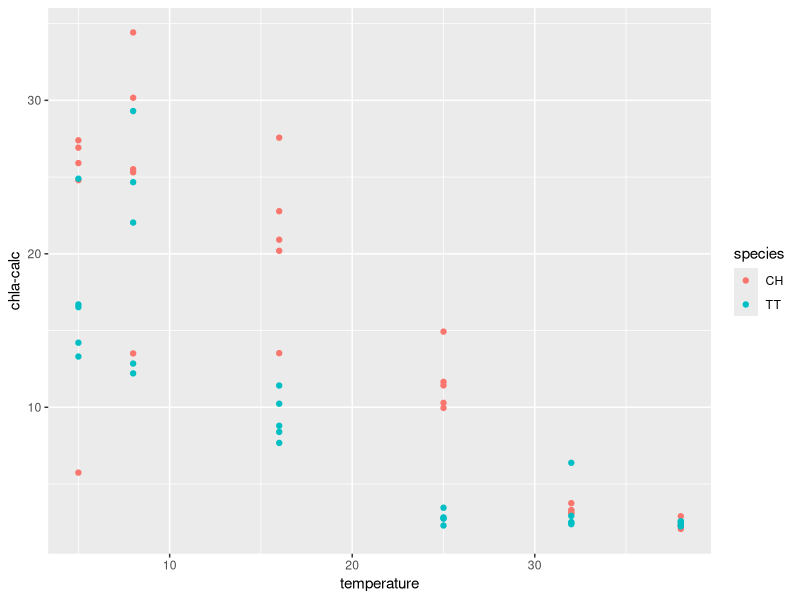
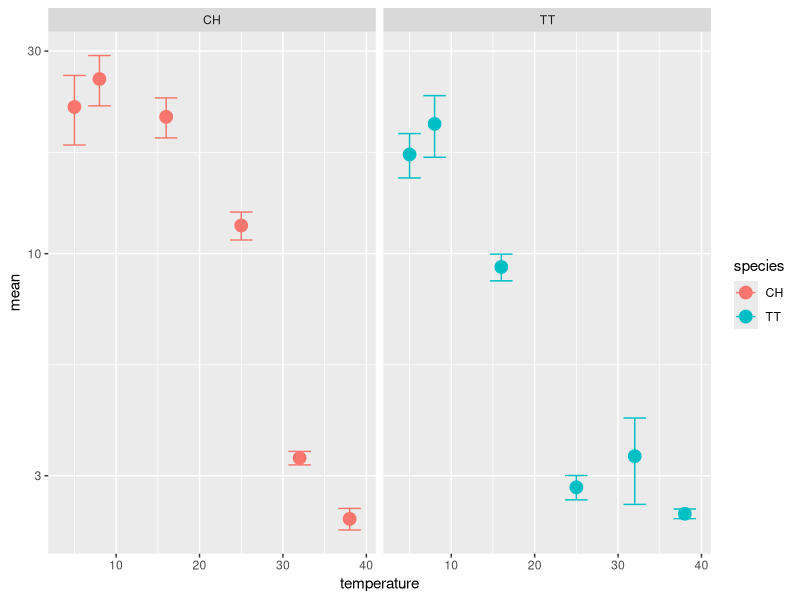
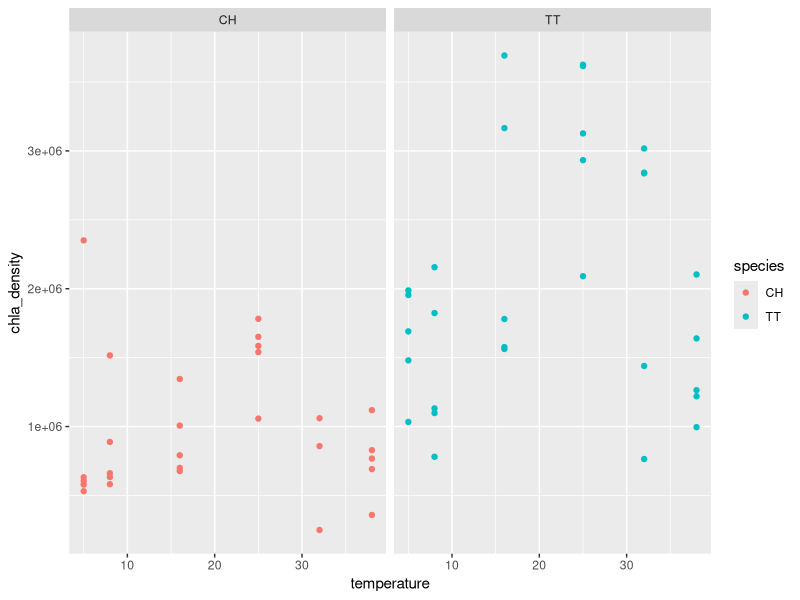
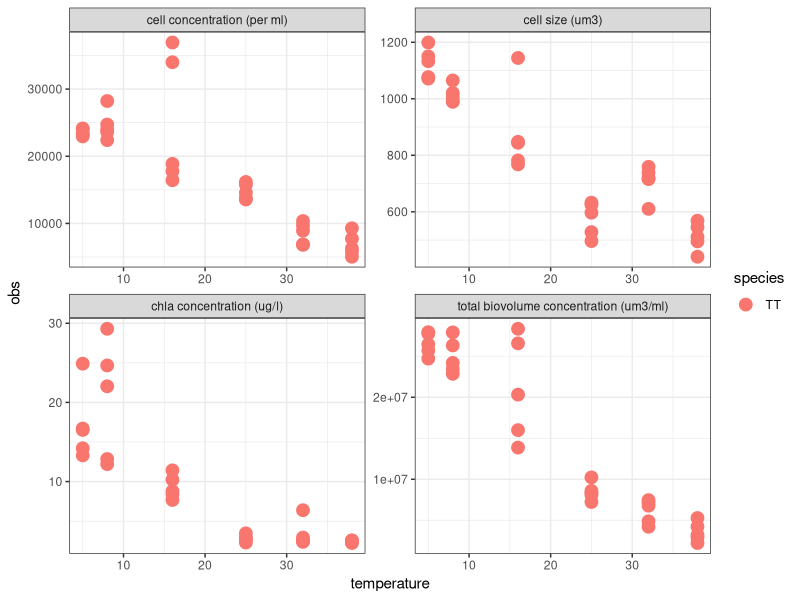

The R source for these figures, in order:
### chla analysis
### last updated by JB jan 5 2017



# load libraries ----------------------------------------------------------

library(tidyverse)
library(stringr)
library(plotrix)


# read in data ------------------------------------------------------------

chl_raw <- read_csv("data-raw/chla-jtemp.csv")


chl <- chl_raw %>% 
	filter(REPLICATE != "BLANK") %>% 
	filter(REPLICATE != "05tt4") %>% 
	separate(REPLICATE, into = c("temperature", "species", "replicate"), sep = c(2,4)) %>% 
	mutate(temperature = as.numeric(temperature)) %>% 
	rename(rep = replicate) %>% 
	mutate(rep = as.integer(rep))



ggplot(data = chl, aes(x = temperature, y = `chla-calc`, group = species, color = species)) + geom_point()

chl %>% 
	group_by(species, temperature) %>% 
	summarise_each(funs(mean, std.error), `chla-calc`) %>% 
	ggplot(aes(x = temperature, y = mean, group = species, color = species)) + geom_point(size = 4) +
	geom_errorbar(aes(ymin = mean-std.error, ymax = mean + std.error)) + facet_wrap(~ species) +
	scale_y_log10()


# now compare with biovolumes ---------------------------------------------

jtemp <- read_csv("data-processed/sea.csv")

chla <- chl %>% 
	rename(chla = `chla-calc`) %>% 
	select(temperature, rep, species, chla) %>% 
	unite(uniqueid, temperature, rep, species)


dec9 <- jtemp %>% 
	filter(start_time > "2016-12-09") %>% 
	select(temperature, rep, species, cell_density, total_biovolume, cell_volume) %>% 
	unite(uniqueid, temperature, rep, species)

?unite

all <- left_join(chla, dec9, by = "uniqueid") %>% 
	distinct(uniqueid, .keep_all = TRUE) %>% 
	separate(uniqueid, into = c("temperature", "replicate", "species")) %>% 
	mutate(temperature = as.numeric(temperature))

all %>% 
	mutate(chla_density = total_biovolume/chla) %>% 
	ggplot(aes(x = temperature, y = chla_density, group = species, color = species)) + geom_point() +
	facet_wrap( ~ species)

all_long <- all %>% 
	rename(`cell concentration (per ml)` = cell_density,
				 `cell size (um3)` = cell_volume,
				 `chla concentration (ug/l)` = chla,
				 `total biovolume concentration (um3/ml)` = total_biovolume) %>% 
	gather(type, obs, 4:7)
	
	
all_long %>% 
	filter(species == "TT") %>% 
ggplot(aes(x = temperature, y = obs, color = species, group = species)) + geom_point(size = 4) +
	facet_wrap( ~ type, scales = "free") + theme_bw()

write_csv(all_long, "data-processed/CH_TT_chla_biovolume_final_time.csv")
